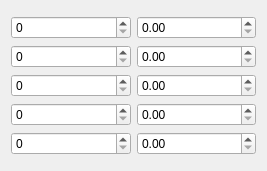
<?xml version="1.0" encoding="UTF-8"?>
<ui version="4.0">
 <class>SpinBoxDialog</class>
 <widget class="QDialog" name="SpinBoxDialog">
  <property name="geometry">
   <rect>
    <x>0</x>
    <y>0</y>
    <width>267</width>
    <height>171</height>
   </rect>
  </property>
  <property name="windowTitle">
   <string>Dialog</string>
  </property>
  <layout class="QGridLayout" name="gridLayout">
   <item row="0" column="0">
    <layout class="QHBoxLayout" name="horizontalLayout">
     <item>
      <layout class="QVBoxLayout" name="verticalLayout">
       <item>
        <widget class="QSpinBox" name="spinBox"/>
       </item>
       <item>
        <widget class="QSpinBox" name="spinBox_2"/>
       </item>
       <item>
        <widget class="QSpinBox" name="spinBox_3"/>
       </item>
       <item>
        <widget class="QSpinBox" name="spinBox_4"/>
       </item>
       <item>
        <widget class="QSpinBox" name="spinBox_5"/>
       </item>
      </layout>
     </item>
     <item>
      <layout class="QVBoxLayout" name="verticalLayout_2">
       <item>
        <widget class="QDoubleSpinBox" name="doubleSpinBox"/>
       </item>
       <item>
        <widget class="QDoubleSpinBox" name="doubleSpinBox_2"/>
       </item>
       <item>
        <widget class="QDoubleSpinBox" name="doubleSpinBox_3"/>
       </item>
       <item>
        <widget class="QDoubleSpinBox" name="doubleSpinBox_5"/>
       </item>
       <item>
        <widget class="QDoubleSpinBox" name="doubleSpinBox_4"/>
       </item>
      </layout>
     </item>
    </layout>
   </item>
  </layout>
 </widget>
 <resources/>
 <connections/>
</ui>
